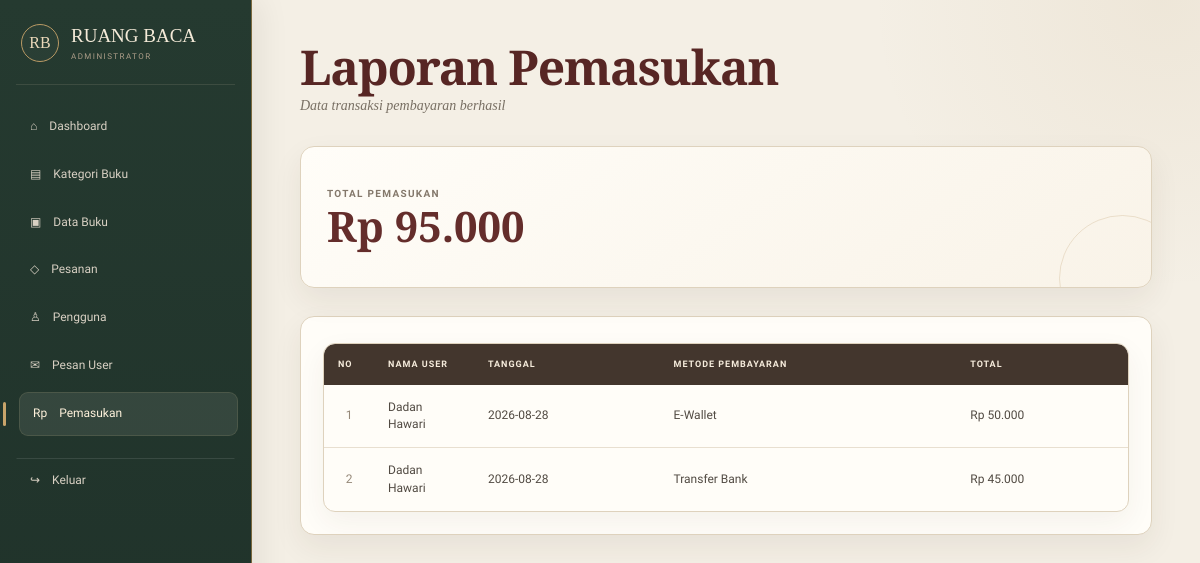
Page /admin/pemasukan.php (signed in) on the committed database.
### tables this page shows
CREATE TABLE `pesanan` (
  `id_pesanan` int(11) NOT NULL,
  `id_user` int(11) DEFAULT NULL,
  `tanggal` date DEFAULT NULL,
  `total` int(11) DEFAULT NULL,
  `metode_pembayaran` varchar(50) DEFAULT NULL,
  `status_pembayaran` varchar(50) DEFAULT NULL,
  `status` varchar(50) DEFAULT NULL
);

CREATE TABLE `users` (
  `id_user` int(11) NOT NULL,
  `nama` varchar(100) DEFAULT NULL,
  `email` varchar(100) DEFAULT NULL,
  `password` varchar(255) DEFAULT NULL,
  `alamat` text DEFAULT NULL,
  `role` enum('admin','user') DEFAULT NULL
);

### admin/pemasukan.php (the view, shortened to what this page needs)
<?php
include "../config/koneksi.php";
$total = mysqli_query(
    $conn,
    "
SELECT SUM(total) AS pemasukan
FROM pesanan
WHERE status_pembayaran='Sudah Bayar'
"
);
$data_total = mysqli_fetch_assoc($total);
$pemasukan = $data_total['pemasukan'] ?? 0;
$data = mysqli_query(
    $conn,
    "
SELECT pesanan.*, users.nama
FROM pesanan
INNER JOIN users
ON pesanan.id_user = users.id_user
WHERE status_pembayaran='Sudah Bayar'
ORDER BY id_pesanan DESC
"
);
?>
<!DOCTYPE html>
<html>
<head>
    <link rel="stylesheet" href="../css/style.css">
</head>
<body>
    <?php include "../template/sidebar.php"; ?>
    <div class="content">
        <h1>
            Laporan Pemasukan
        </h1>
        <p>
            Data transaksi pembayaran berhasil
        </p>
        <div class="dashboard-box">
            <div>
                <h3>
                    Total Pemasukan
                </h3>
                <h1>
                    Rp <?= number_format($pemasukan, 0, ',', '.'); ?>
                </h1>
            </div>
        </div>
        <br>
        <div class="table-box">
            <table width="100%">
                <tr>
                    <th>
                        No
                    </th>
                    <th>
                        Nama User
                    </th>
                    <th>
                        Tanggal
                    </th>
                    <th>
                        Metode Pembayaran
                    </th>
                    <th>
                        Total
                    </th>
                </tr>
                <?php
                $no = 1;
                while ($row = mysqli_fetch_assoc($data)) {
                ?>
                    <tr>
                        <td>
                            <?= $no++; ?>
                        </td>
                        <td>
                            <?= $row['nama']; ?>
                        </td>
                        <td>
                            <?= $row['tanggal']; ?>
                        </td>
                        <td>
                            <?= $row['metode_pembayaran']; ?>
                        </td>
                        <td>
                            Rp <?= number_format($row['total'], 0, ',', '.'); ?>
                        </td>
                    </tr>
                <?php } ?>
            </table>
        </div>
    </div>
</body>
</html>

### css/style.css (style rules this page uses)
:root { --ink:#2b241f;--paper:#f3eddf;--paper2:#fbf7ee;--wine:#682d2c;--wine2:#4d2020;--forest:#2f4638;--gold:#a88347;--line:#d8c9ae;--muted:#786f63;--white:#fffdf7;--shadow:0 14px 38px rgba(54,38,25,.10) }
* { box-sizing:border-box;margin:0;padding:0 }
html { scroll-behavior:smooth }
body { font-family:'Libre Franklin',Arial,sans-serif;background:var(--paper2);color:var(--ink);line-height:1.65 }
h1,h2,h3,.logo,.sidebar-logo { font-family:'Cormorant Garamond',Georgia,serif }
.content-user>h1,.user-container>h1,.content>h1 { font-size:46px;color:var(--wine2);line-height:1.05 }
.user-card,.stat-card,.card,.about-card,.message-card,.order-card,.table-card,.table-box,.dashboard-box { background:#fffdf8;border:1px solid #ddd0b8;border-radius:0;box-shadow:0 8px 24px rgba(53,40,29,.06) }
.content { margin-left:270px;padding:48px;min-height:100vh;background:#f6f0e5 }
table { width:100%;border-collapse:collapse;background:#fffdf8;border:1px solid #d9ccb6;border-radius:0;box-shadow:none }
table th { background:#44372e;color:#f6ecdc;padding:14px;text-align:left;font-size:10px;letter-spacing:.08em;text-transform:uppercase }
table td { padding:14px;border-bottom:1px solid #e4dac8;font-size:13px }
.table-card,.table-box { padding:22px;margin-top:28px;overflow-x:auto }
:root { --radius:12px;--radius-sm:8px;--admin-bg:#f4efe5;--admin-card:#fffdf8;--admin-border:#ded2bd;--ease:cubic-bezier(.2,.8,.2,1) }
body { overflow-x:hidden }
.content { margin-left:252px;padding:42px clamp(28px,4vw,62px) 64px;min-height:100vh;background:radial-gradient(circle at 96% 0,rgba(168,131,71,.08),transparent 24%),var(--admin-bg) }
.content>h1 { font-size:clamp(38px,4vw,52px);letter-spacing:-.025em;margin-bottom:3px;color:#572624 }
.content>p { color:#786f63;font:italic 14px/1.6 Georgia,serif;margin-bottom:28px }
.dashboard-box { position:relative;display:flex;align-items:center;gap:18px;min-height:142px;padding:25px 26px;border-radius:14px;background:linear-gradient(145deg,#fffdf8,#f9f3e8);border:1px solid var(--admin-border);box-shadow:0 12px 30px rgba(62,45,31,.07);overflow:hidden;transition:transform .25s var(--ease),box-shadow .25s var(--ease) }
.dashboard-box:after { content:'';position:absolute;right:-35px;bottom:-55px;width:125px;height:125px;border:1px solid rgba(168,131,71,.20);border-radius:50% }
.dashboard-box h3 { font:700 10px/1.3 'Libre Franklin',sans-serif;letter-spacing:.13em;text-transform:uppercase;color:#84786b;margin-bottom:5px }
.dashboard-box h1 { font:600 42px/1 'Cormorant Garamond',serif;color:#642d2b }
.content table { margin-top:4px;background:var(--admin-card);border:1px solid var(--admin-border);border-radius:12px;box-shadow:0 10px 28px rgba(62,45,31,.06);overflow:hidden;border-collapse:separate;border-spacing:0;table-layout:auto }
.content table th { position:sticky;top:0;z-index:2;background:#43362d;padding:13px 14px;font-size:9px;letter-spacing:.11em;white-space:nowrap;border:0 }
.content table th:first-child { border-radius:11px 0 0 0 }
.content table th:last-child { border-radius:0 11px 0 0 }
.content table td { padding:14px;vertical-align:middle;border-bottom:1px solid #e8dfd0;font-size:12px;color:#514a42;line-height:1.45 }
.content table tr:last-child td { border-bottom:0 }
.content table tr { transition:background .18s ease }
.content table td:nth-child(1) { width:50px;text-align:center;color:#958878 }
.content table td:nth-child(2) { width:100px }
.content table td:last-child { white-space:nowrap }
.form-admin,.content .card,.content .table-card,.content .table-box { border-radius:14px;border-color:var(--admin-border);box-shadow:0 12px 30px rgba(62,45,31,.07) }
.rb-reveal { opacity:0;transform:translateY(16px) }
.rb-reveal.rb-visible { animation:rbFadeUp .62s var(--ease) both }
:root { --cream-0:#fffaf0;--cream-1:#f8f0df;--cream-2:#efe2ca; --walnut:#3c2b23;--walnut-2:#594035;--burgundy:#6b2d2c; --antique:#ad874c;--soft-line:#dccdb3; }

### rows in the picture
pesanan: id_user.nama "Dadan Hawari", tanggal "2026-08-28", metode_pembayaran "E-Wallet", total "50.000"
pesanan: id_user.nama "Dadan Hawari", tanggal "2026-08-28", metode_pembayaran "Transfer Bank", total "45.000"

### other values in the picture
$pemasukan "95.000"
